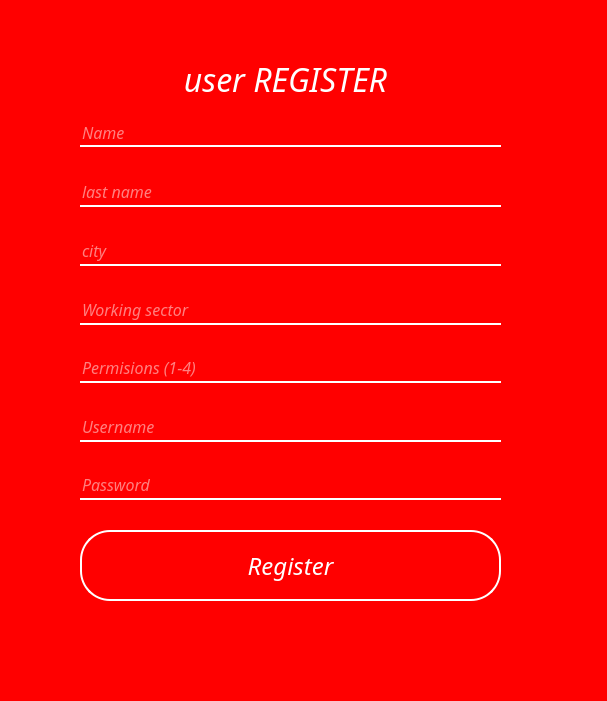
<?xml version="1.0" encoding="UTF-8"?>
<ui version="4.0">
 <class>Form</class>
 <widget class="QWidget" name="Form">
  <property name="geometry">
   <rect>
    <x>0</x>
    <y>0</y>
    <width>607</width>
    <height>701</height>
   </rect>
  </property>
  <property name="windowTitle">
   <string>Form</string>
  </property>
  <property name="styleSheet">
   <string notr="true">#Form{
background:red;
}
#headerFrame
{
background: black;
border-radius: 30px;
}

#frame
{
background: red;
border-radius: 30px;
}
#labelHead{
color:white;
}

#label{
color:white;
}

#label_2{
color:white;
}

#lineEdit_name{
border:none;
background:transparent;
color: white;
border-bottom: 2px solid white;
}

#lineEdit_last_name{
border:none;
background:transparent;
color: white;
border-bottom: 2px solid white;
}

#lineEdit_address{
border:none;
background:transparent;
color: white;
border-bottom: 2px solid white;
}

#lineEdit_password{
border:none;
background:transparent;
color: white;
border-bottom: 2px solid white;
}

#lineEdit_username{
border:none;
background:transparent;
color: white;
border-bottom: 2px solid white;
}

#lineEdit_sector{
border:none;
background:transparent;
color: white;
border-bottom: 2px solid white;
}

#lineEdit_permisions{
border:none;
background:transparent;
color: white;
border-bottom: 2px solid white;
}

#pushButton_register{
border:2px solid white;
background:transparent;
color:white;
border-radius: 30px;
}

#pushButton_register:hover{
border:2px solid white;
background:white;
color:red;
}

#push_Rigister{
border:2px solid white;
background:transparent;
color:white;
border-radius: 30px;
}

#push_Rigister:hover{
border:2px solid white;
background:white;
color:red;
}</string>
  </property>
  <widget class="QLineEdit" name="lineEdit_address">
   <property name="geometry">
    <rect>
     <x>80</x>
     <y>237</y>
     <width>421</width>
     <height>29</height>
    </rect>
   </property>
   <property name="sizePolicy">
    <sizepolicy hsizetype="Expanding" vsizetype="Preferred">
     <horstretch>0</horstretch>
     <verstretch>0</verstretch>
    </sizepolicy>
   </property>
   <property name="font">
    <font>
     <family>Aero</family>
     <pointsize>12</pointsize>
     <italic>true</italic>
    </font>
   </property>
   <property name="styleSheet">
    <string notr="true">color: rgb(255, 255, 255);
selection-color: rgb(255, 255, 0);</string>
   </property>
   <property name="text">
    <string/>
   </property>
   <property name="cursorPosition">
    <number>0</number>
   </property>
   <property name="placeholderText">
    <string>city</string>
   </property>
  </widget>
  <widget class="QLineEdit" name="lineEdit_name">
   <property name="geometry">
    <rect>
     <x>80</x>
     <y>120</y>
     <width>421</width>
     <height>27</height>
    </rect>
   </property>
   <property name="sizePolicy">
    <sizepolicy hsizetype="Expanding" vsizetype="Preferred">
     <horstretch>0</horstretch>
     <verstretch>0</verstretch>
    </sizepolicy>
   </property>
   <property name="font">
    <font>
     <family>Aero</family>
     <pointsize>12</pointsize>
     <italic>true</italic>
    </font>
   </property>
   <property name="styleSheet">
    <string notr="true">color: rgb(255, 255, 255);
selection-color: rgb(255, 255, 0);</string>
   </property>
   <property name="text">
    <string/>
   </property>
   <property name="cursorPosition">
    <number>0</number>
   </property>
   <property name="placeholderText">
    <string>Name</string>
   </property>
  </widget>
  <widget class="QLabel" name="label_register">
   <property name="geometry">
    <rect>
     <x>140</x>
     <y>60</y>
     <width>291</width>
     <height>38</height>
    </rect>
   </property>
   <property name="sizePolicy">
    <sizepolicy hsizetype="Preferred" vsizetype="Preferred">
     <horstretch>0</horstretch>
     <verstretch>0</verstretch>
    </sizepolicy>
   </property>
   <property name="font">
    <font>
     <family>Aero</family>
     <pointsize>24</pointsize>
     <italic>true</italic>
    </font>
   </property>
   <property name="styleSheet">
    <string notr="true">color: rgb(255, 255, 255);</string>
   </property>
   <property name="text">
    <string>user REGISTER</string>
   </property>
   <property name="alignment">
    <set>Qt::AlignCenter</set>
   </property>
  </widget>
  <widget class="QLineEdit" name="lineEdit_permisions">
   <property name="geometry">
    <rect>
     <x>80</x>
     <y>354</y>
     <width>421</width>
     <height>29</height>
    </rect>
   </property>
   <property name="sizePolicy">
    <sizepolicy hsizetype="Expanding" vsizetype="Preferred">
     <horstretch>0</horstretch>
     <verstretch>0</verstretch>
    </sizepolicy>
   </property>
   <property name="font">
    <font>
     <family>Aero</family>
     <pointsize>12</pointsize>
     <italic>true</italic>
    </font>
   </property>
   <property name="styleSheet">
    <string notr="true">color: rgb(255, 255, 255);
selection-color: rgb(255, 255, 0);</string>
   </property>
   <property name="text">
    <string/>
   </property>
   <property name="cursorPosition">
    <number>0</number>
   </property>
   <property name="placeholderText">
    <string>Permisions (1-4)</string>
   </property>
  </widget>
  <widget class="QLineEdit" name="lineEdit_username">
   <property name="geometry">
    <rect>
     <x>80</x>
     <y>413</y>
     <width>421</width>
     <height>29</height>
    </rect>
   </property>
   <property name="sizePolicy">
    <sizepolicy hsizetype="Expanding" vsizetype="Preferred">
     <horstretch>0</horstretch>
     <verstretch>0</verstretch>
    </sizepolicy>
   </property>
   <property name="font">
    <font>
     <family>Aero</family>
     <pointsize>12</pointsize>
     <italic>true</italic>
    </font>
   </property>
   <property name="styleSheet">
    <string notr="true">color: rgb(255, 255, 255);
selection-color: rgb(255, 255, 0);</string>
   </property>
   <property name="text">
    <string/>
   </property>
   <property name="cursorPosition">
    <number>0</number>
   </property>
   <property name="placeholderText">
    <string>Username</string>
   </property>
  </widget>
  <widget class="QLineEdit" name="lineEdit_last_name">
   <property name="geometry">
    <rect>
     <x>80</x>
     <y>178</y>
     <width>421</width>
     <height>29</height>
    </rect>
   </property>
   <property name="sizePolicy">
    <sizepolicy hsizetype="Expanding" vsizetype="Preferred">
     <horstretch>0</horstretch>
     <verstretch>0</verstretch>
    </sizepolicy>
   </property>
   <property name="font">
    <font>
     <family>Aero</family>
     <pointsize>12</pointsize>
     <italic>true</italic>
    </font>
   </property>
   <property name="styleSheet">
    <string notr="true">color: rgb(255, 255, 255);
selection-color: rgb(255, 255, 0);</string>
   </property>
   <property name="text">
    <string/>
   </property>
   <property name="cursorPosition">
    <number>0</number>
   </property>
   <property name="placeholderText">
    <string>last name</string>
   </property>
  </widget>
  <widget class="QLineEdit" name="lineEdit_password">
   <property name="geometry">
    <rect>
     <x>80</x>
     <y>471</y>
     <width>421</width>
     <height>29</height>
    </rect>
   </property>
   <property name="sizePolicy">
    <sizepolicy hsizetype="Expanding" vsizetype="Preferred">
     <horstretch>0</horstretch>
     <verstretch>0</verstretch>
    </sizepolicy>
   </property>
   <property name="font">
    <font>
     <family>Aero</family>
     <pointsize>12</pointsize>
     <italic>true</italic>
    </font>
   </property>
   <property name="styleSheet">
    <string notr="true">color: rgb(255, 255, 255);
selection-color: rgb(255, 255, 0);</string>
   </property>
   <property name="text">
    <string/>
   </property>
   <property name="cursorPosition">
    <number>0</number>
   </property>
   <property name="placeholderText">
    <string>Password</string>
   </property>
  </widget>
  <widget class="QLineEdit" name="lineEdit_sector">
   <property name="geometry">
    <rect>
     <x>80</x>
     <y>296</y>
     <width>421</width>
     <height>29</height>
    </rect>
   </property>
   <property name="sizePolicy">
    <sizepolicy hsizetype="Expanding" vsizetype="Preferred">
     <horstretch>0</horstretch>
     <verstretch>0</verstretch>
    </sizepolicy>
   </property>
   <property name="font">
    <font>
     <family>Aero</family>
     <pointsize>12</pointsize>
     <italic>true</italic>
    </font>
   </property>
   <property name="styleSheet">
    <string notr="true">color: rgb(255, 255, 255);
selection-color: rgb(255, 255, 0);</string>
   </property>
   <property name="text">
    <string/>
   </property>
   <property name="cursorPosition">
    <number>0</number>
   </property>
   <property name="placeholderText">
    <string>Working sector</string>
   </property>
  </widget>
  <widget class="QPushButton" name="pushButton_register">
   <property name="geometry">
    <rect>
     <x>80</x>
     <y>530</y>
     <width>421</width>
     <height>71</height>
    </rect>
   </property>
   <property name="font">
    <font>
     <family>Aero</family>
     <pointsize>18</pointsize>
     <italic>true</italic>
    </font>
   </property>
   <property name="styleSheet">
    <string notr="true"/>
   </property>
   <property name="text">
    <string>Register</string>
   </property>
  </widget>
  <zorder>lineEdit_address</zorder>
  <zorder>label_register</zorder>
  <zorder>lineEdit_permisions</zorder>
  <zorder>lineEdit_username</zorder>
  <zorder>lineEdit_last_name</zorder>
  <zorder>lineEdit_password</zorder>
  <zorder>lineEdit_sector</zorder>
  <zorder>pushButton_register</zorder>
  <zorder>lineEdit_name</zorder>
 </widget>
 <resources/>
 <connections/>
</ui>
